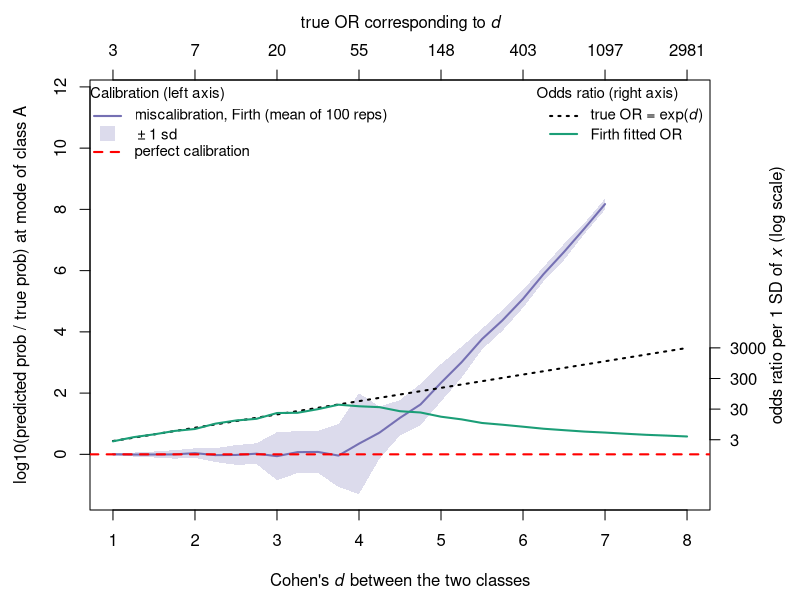

Write the R code that produced this figure.
# Firth-regression miscalibration as a function of class separation (Cohen's d).
#
# For each d in [1, 8]: draw n = 50 points per class from N(0,1) and N(d,1)
# (unit variance, so the distance between means IS Cohen's d), fit Firth
# logistic regression, and evaluate the predicted probability of the LESS
# LIKELY class at the mode of class A (x = 0). At that point the less likely
# class is B, with true probability p_true = sigma(-d^2/2), tiny for large d.
# The quantity plotted is
#
#   log10( p_hat_Firth(B | x = 0) / p_true(B | x = 0) ),
#
# averaged over n_reps Monte Carlo replications (band = +/- 1 sd). This is
# the "multiplicative miscalibration at the class mode" as a function of
# effect size, addressing the question of whether the phenomenon requires
# extreme separation (d = 6 in the main simulation) or is already present
# at commonly encountered effect sizes.
#
# Everything stays on the log-odds scale via plogis(eta, log.p = TRUE), as in
# simulate_calibration_ratios.R, so no clamping is needed anywhere.

set.seed(1)

n_reps <- 100
n      <- 50
d_grid <- seq(1, 8, by = 0.25)

## Firth logistic regression via modified-score IRLS (same algorithm as the
## multi-dimensional version in the three_class_* scripts, here with a
## 1-D design). Self-contained: no logistf dependency.
firth_logistic_1d <- function(x, y, tol = 1e-8, max_iter = 100) {
  X <- cbind(1, x)
  beta <- c(0, 0)
  for (i in 1:max_iter) {
    eta  <- as.vector(X %*% beta)
    p    <- plogis(eta)
    W    <- p * (1 - p)
    XtWX <- t(X) %*% (X * W)
    XtWX_inv <- solve(XtWX)
    h <- W * rowSums((X %*% XtWX_inv) * X)
    U_star <- t(X) %*% (y - p + h * (0.5 - p))
    step <- as.vector(XtWX_inv %*% U_star)
    beta <- beta + step
    if (max(abs(step)) < tol) break
  }
  beta
}

ln10 <- log(10)

res <- do.call(rbind, lapply(d_grid, function(d) {
  per_rep <- vapply(seq_len(n_reps), function(rep_id) {
    x <- c(rnorm(n, 0, 1), rnorm(n, d, 1))
    y <- rep(c(0, 1), each = n)
    beta <- firth_logistic_1d(x, y)
    ## Predicted and true log P(B | x = 0); x = 0 is the mode of class A,
    ## where B is the less likely class. eta_true(0) = -d^2/2.
    log_p_hat  <- plogis(beta[1], log.p = TRUE)
    log_p_true <- plogis(-d^2 / 2, log.p = TRUE)
    ## beta[2] is the fitted log odds ratio per 1 SD of x (the true value
    ## under the generative model is d, i.e. true OR = exp(d)).
    c(ratio = (log_p_hat - log_p_true) / ln10, log_or = beta[2])
  }, c(ratio = 0, log_or = 0))
  data.frame(d = d,
             mean_log10_ratio = mean(per_rep["ratio", ]),
             sd_log10_ratio   = sd(per_rep["ratio", ]),
             mean_log10_or    = mean(per_rep["log_or", ]) / ln10,
             true_log10_or    = d / ln10)
}))

out_dir <- getwd()  # write into the project directory (where this script is run from)
write.csv(res, file.path(out_dir, "firth_dscan.csv"), row.names = FALSE)

png(file.path(out_dir, "firth_dscan.png"),
    width = 7.5, height = 5.5, units = "in", res = 150)
par(mar = c(4.5, 4.5, 4, 4.5))
ylim <- range(res$mean_log10_ratio - res$sd_log10_ratio,
              res$mean_log10_ratio + res$sd_log10_ratio, 0,
              res$true_log10_or)
plot(res$d, res$mean_log10_ratio, type = "n", ylim = ylim,
     xlab = expression("Cohen's " * italic(d) * " between the two classes"),
     ylab = "log10(predicted prob / true prob) at mode of class A")
## Draw the miscalibration curve/band only up to d = 7.2 so it does not run
## into the odds-ratio legend in the upper right corner (the CSV still
## contains the full grid).
shown <- res$d <= 7.2
polygon(c(res$d[shown], rev(res$d[shown])),
        c((res$mean_log10_ratio - res$sd_log10_ratio)[shown],
          rev((res$mean_log10_ratio + res$sd_log10_ratio)[shown])),
        col = adjustcolor("#7570b3", alpha.f = 0.25), border = NA)
lines(res$d[shown], res$mean_log10_ratio[shown], lwd = 2, col = "#7570b3")
abline(h = 0, col = "red", lwd = 2, lty = 2)

## Odds ratios, drawn on the same log10 scale (an OR is just exp of a log
## odds, so log10(OR) lives naturally on this axis): the true OR per 1 SD
## of x, exp(d), and the mean Firth-fitted OR, exp(beta1). The gap that
## opens between them past the separability threshold is the same
## information loss seen in the calibration curve, viewed on the OR scale.
lines(res$d, res$true_log10_or, lwd = 2, lty = 3, col = "black")
lines(res$d, res$mean_log10_or, lwd = 2, col = "#1b9e77")
axis(4, at = log10(c(3, 30, 300, 3000)),
     labels = c("3", "30", "300", "3000"), las = 1)
mtext(expression("odds ratio per 1 SD of " * italic(x) * " (log scale)"),
      side = 4, line = 3)

## Top axis: the true OR corresponding to each Cohen's d, for readers who
## think in odds ratios rather than standardized mean differences.
d_ticks <- 1:8
axis(3, at = d_ticks, labels = sprintf("%.0f", exp(d_ticks)))
mtext(expression("true OR corresponding to " * italic(d)), side = 3, line = 2.2)

## Split legend: calibration-related entries on the left, OR-related entries
## on the right (both anchored at the top of the plot region).
legend("topleft", bty = "n", cex = 0.9,
       title = "Calibration (left axis)", title.adj = 0,
       legend = c("miscalibration, Firth (mean of 100 reps)",
                  expression(""%+-%"1 sd"),
                  "perfect calibration"),
       col = c("#7570b3", adjustcolor("#7570b3", alpha.f = 0.25), "red"),
       lty = c(1, NA, 2), lwd = c(2, NA, 2),
       pch = c(NA, 15, NA), pt.cex = c(NA, 2, NA))
legend("topright", bty = "n", cex = 0.9,
       title = "Odds ratio (right axis)", title.adj = 0,
       legend = c(expression("true OR = exp(" * italic(d) * ")"),
                  "Firth fitted OR"),
       col = c("black", "#1b9e77"),
       lty = c(3, 1), lwd = c(2, 2))
invisible(dev.off())
cat("Wrote", file.path(out_dir, "firth_dscan.png"), "and firth_dscan.csv\n")
